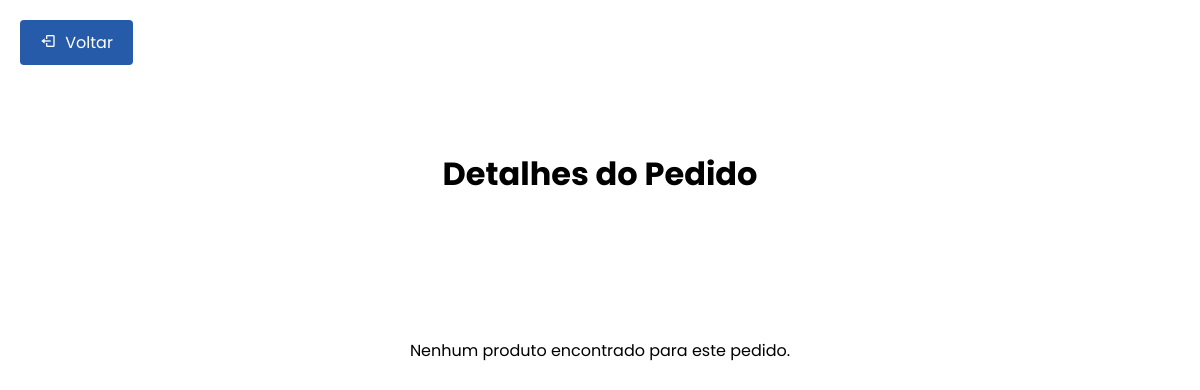
Before: /SENAI_LOGISTICA/homeProf/itens/buscarpedido.php?pedido_id=5 with the older database file.
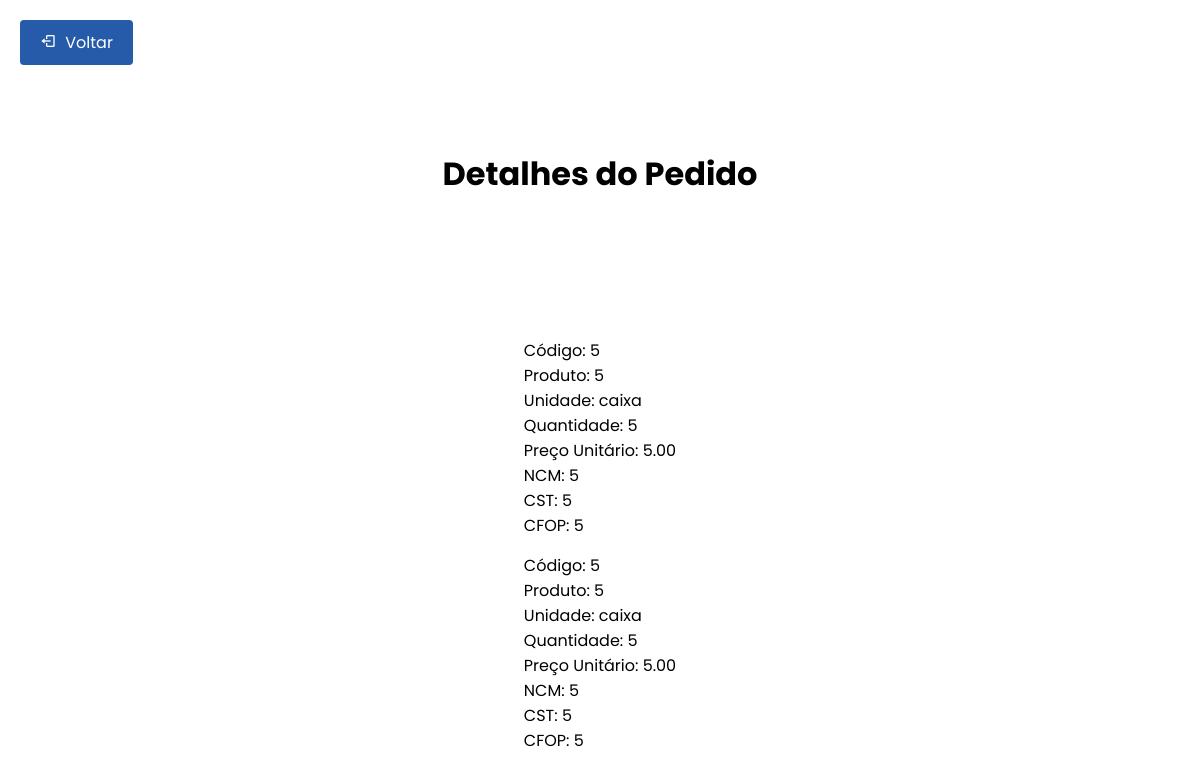
After: the same page with the newer database file.
### tables this page shows
CREATE TABLE `produtos` (
  `id` int(11) NOT NULL,
  `pedidob` varchar(255) NOT NULL,
  `cod_prod` varchar(255) NOT NULL,
  `nome_produto` varchar(255) NOT NULL,
  `un_prod` varchar(50) DEFAULT NULL,
  `qtd_prod` int(11) DEFAULT NULL,
  `rsunit_prod` decimal(10,2) DEFAULT NULL,
  `ncm_prod` varchar(50) DEFAULT NULL,
  `cst_prod` varchar(50) DEFAULT NULL,
  `cfop_prod` varchar(50) DEFAULT NULL
);

### SENAI_LOGISTICA/homeProf/itens/buscarpedido.php (the view, shortened to what this page needs)
<!DOCTYPE html>
<html lang='pt-br'>
<head>
    <link rel="stylesheet" href="../../home/movimentacao/docar.css">
    <link href='https://unpkg.com/boxicons@2.1.4/css/boxicons.min.css' rel='stylesheet'>
    <link rel="stylesheet" href="https://cdnjs.cloudflare.com/ajax/libs/font-awesome/6.5.2/css/all.min.css">
</head>
<body>
    <a class="back-button" onclick="window.history.back();"><i class='bx bx-log-out'></i> Voltar</a>
    <div class="container">
        <h1>Detalhes do Pedido</h1>
        <ul class="produto-list">
            <?php
            $servername = "localhost";
            $username = "root";
            $password = "root";
            $dbname = "senai";
            $conn = new mysqli($servername, $username, $password, $dbname);
            if (isset($_GET['pedido_id'])) {
                $pedido_id = $_GET['pedido_id'];
                $sql_produtos = "SELECT * FROM produtos WHERE pedidob = '$pedido_id'";
                $result_produtos = $conn->query($sql_produtos);
                if ($result_produtos) {
                    if ($result_produtos->num_rows > 0) {
                        while ($row_produtos = $result_produtos->fetch_assoc()) {
                            echo "<li class='produto-item'>";
                            echo "  <ul class='produto-info'>";
                            echo "    <li class='produto-codigo'>Código: " . htmlspecialchars($row_produtos["cod_prod"]) . "</li>";
                            echo "    <li class='produto-nome'>Produto: " . htmlspecialchars($row_produtos["nome_produto"]) . "</li>";
                            echo "    <li class='produto-un'>Unidade: " . htmlspecialchars($row_produtos["un_prod"]) . "</li>";
                            echo "    <li class='produto-quantidade'>Quantidade: " . htmlspecialchars($row_produtos["qtd_prod"]) . "</li>";
                            echo "    <li class='produto-rsunit'>Preço Unitário: " . htmlspecialchars($row_produtos["rsunit_prod"]) . "</li>";
                            echo "    <li class='produto-ncm'>NCM: " . htmlspecialchars($row_produtos["ncm_prod"]) . "</li>";
                            echo "    <li class='produto-cst'>CST: " . htmlspecialchars($row_produtos["cst_prod"]) . "</li>";
                            echo "    <li class='produto-cfop'>CFOP: " . htmlspecialchars($row_produtos["cfop_prod"]) . "</li>";
                            echo "  </ul>";
                            echo "</li>";
                        }
                    } else {
                        echo "<li>Nenhum produto encontrado para este pedido.</li>";
                    }
                } else {
                    echo "<li>Erro na execução da consulta: " . $conn->error . "</li>";
                }
            } else {
                echo "<li>Erro: Pedido ID não fornecido.</li>";
            }
            ?>
        </ul>
    </div>
</body>
</html>

### SENAI_LOGISTICA/home/movimentacao/docar.css (style rules this page uses)
* { font-family: "Poppins", sans-serif; box-sizing: border-box; padding: 0; margin: 0; }
.container { display: flex; flex-direction: column; justify-content: center; align-items: center; height: 100%; width: 100%; }
.back-button { position: absolute; top: 20px; left: 20px; background-color: rgb(37, 91, 168); color: #ffffff; padding: 10px 20px; text-decoration: none; border-radius: 4px; display: flex; align-items: center; cursor: pointer; }
.back-button i { margin-right: 5px; }
h1 { position: relative; top: 130px; }

### SENAI_LOGISTICA/homeProf/itens/buscarpedido.php (style rules this page uses)
.container { text-align: center; margin-top: 20px; }
.produto-list { list-style-type: none; padding: 250px; margin-top: 20px; text-align: left; display: inline-block; }
.produto-item { margin-bottom: 15px; }
.produto-info { list-style-type: none; padding: 0px; margin: 0; }
.back-button { display: inline-block; margin-bottom: 20px; }

Changed rows visible on the page:
added produtos: cod_prod "5", nome_produto "5", un_prod "caixa", qtd_prod "5", rsunit_prod "5.00", ncm_prod "5", cst_prod "5", cfop_prod "5"
added produtos: cod_prod "5", nome_produto "5", un_prod "caixa", qtd_prod "5", rsunit_prod "5.00", ncm_prod "5", cst_prod "5", cfop_prod "5"
Other visible differences:
text no longer shown: "Nenhum produto encontrado para este pedido."
